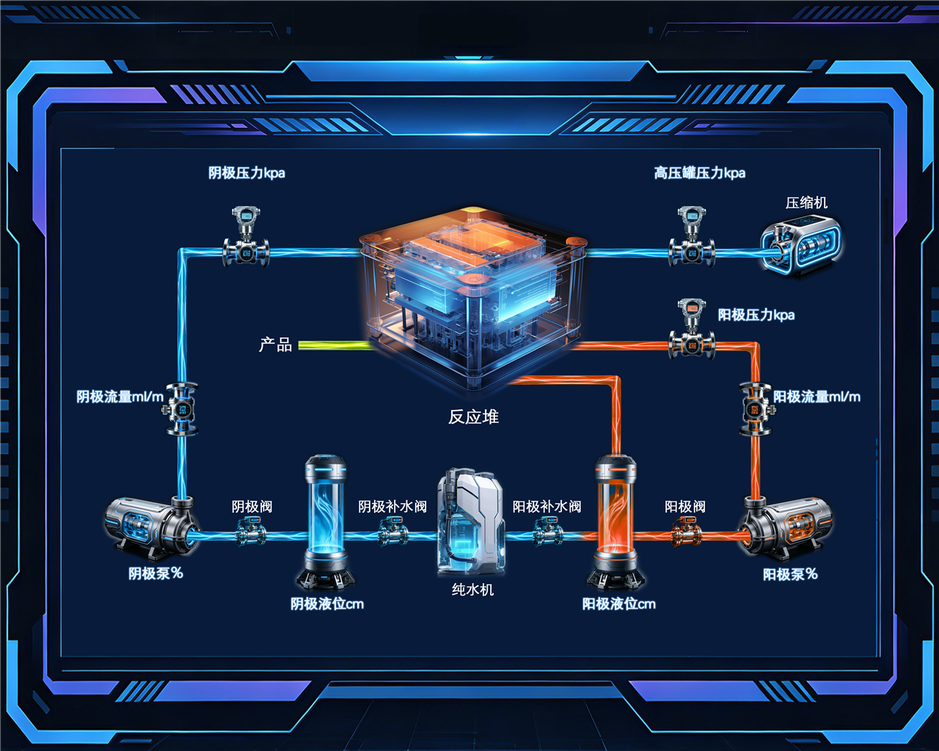
#> input picture PNG_1280/整体效果.png, 939 x 751 px, shrunk from 1280 x 1024 before the run
$ python test_diff.py
#> lines starting #> are read from the running program, lines starting #| are printed output that depends on the picture; after the words box and inside, x2 and y2 are one past the last pixel; in counts of white or black regions, pixels touching at a corner belong together
import numpy as np
from PIL import Image

img = np.array(Image.open('PNG_1280/整体效果.png').convert('RGBA'))
#> img is the input picture: shape (751, 939, 4); mean R, G, B, A 24.9, 44.1, 73, 254.8
bg = np.array(Image.open('PNG_1280/双氧水软件界面底板.png').convert('RGBA'))
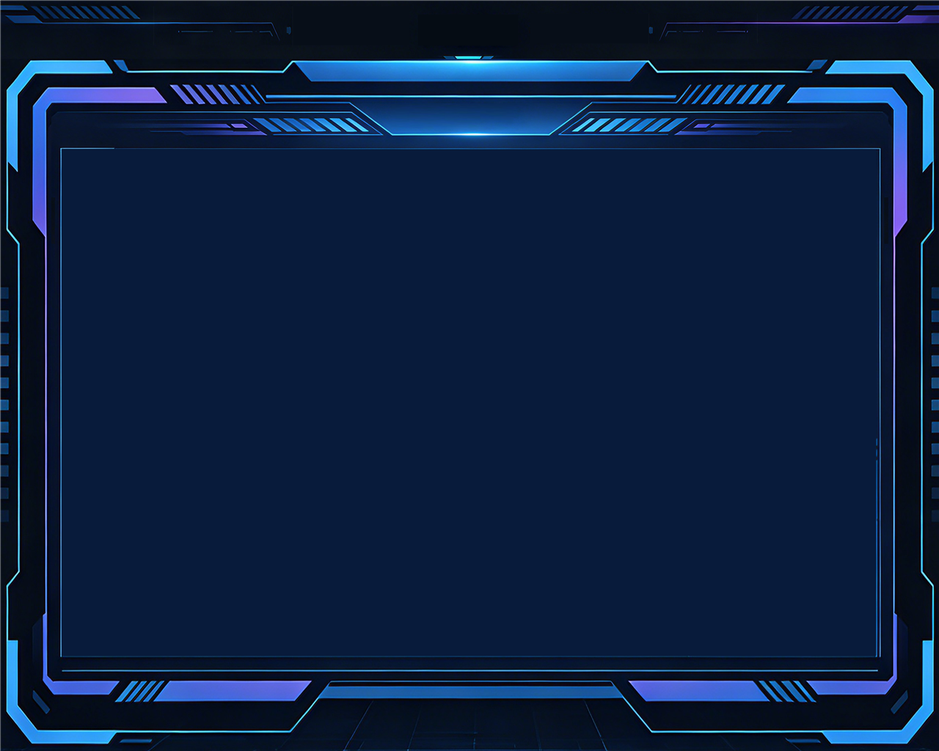
#> input picture PNG_1280/双氧水软件界面底板.png, 939 x 751 px, shrunk from 1280 x 1024 before the run
#> bg is the input picture: shape (751, 939, 4); mean R, G, B, A 11.9, 31.8, 63.1, 254.8

diff = np.abs(img.astype(int) - bg.astype(int)).sum(axis=2)
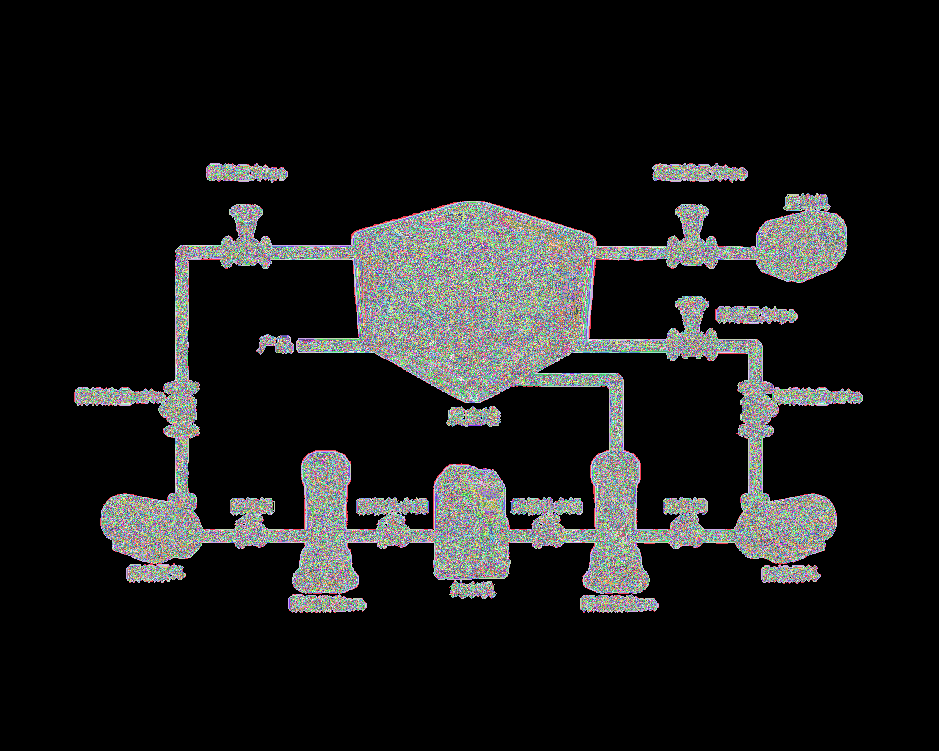
#> diff: shape (751, 939) int64; 672 distinct labels, from 0 to 671; one colour per label, 0 black
mask = diff > 20
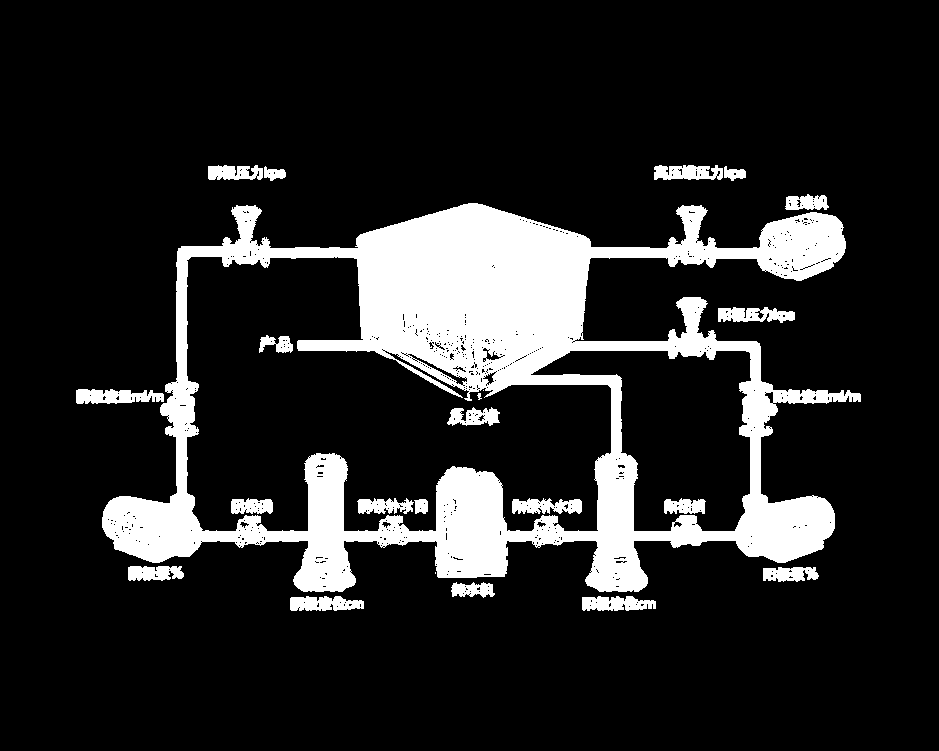
#> mask: shape (751, 939) bool; 14.8% white; 23 white regions (2 under 20 px), largest, box (x1, y1, x2, y2) and area: (102, 203, 861, 592) 92886, (76, 389, 164, 404) 989, (290, 596, 364, 611) 858

# Create a foreground image
fg = np.zeros_like(img)
fg[mask] = img[mask]
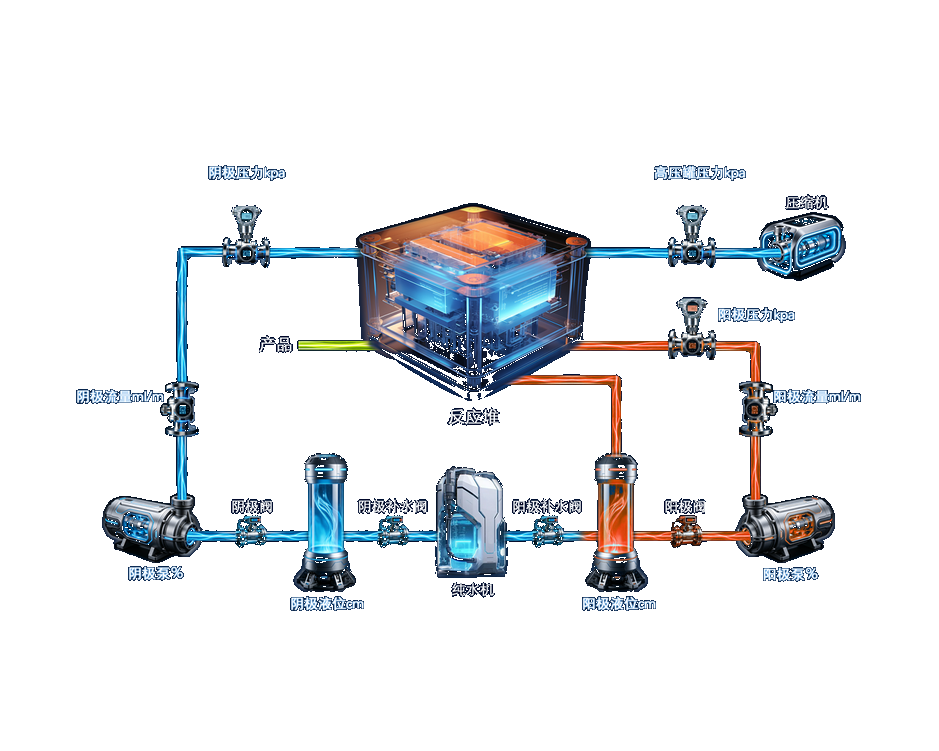
#> fg: shape (751, 939, 4); mean R, G, B, A 14.1, 16.3, 18.7, 37.8; transparent parts drawn white

# Let's save it to see how many pixels
print(f'Foreground pixels: {mask.sum()}')
#| Foreground pixels: 104419
